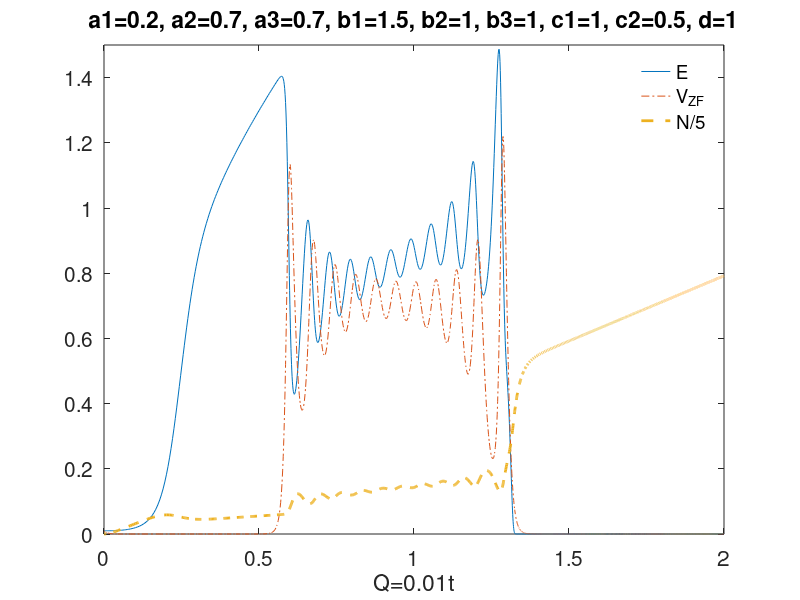

This figure's MATLAB source:
% Hua-sheng XIE, IFTS-ZJU, huashengxie@gmail.com, 2013-10-17 19:48
% Solve the L-H equation in Kim & Diamond, 2003, PRL
function Kim03
    close all; clear; clc;
    global a1 a2 a3 b1 b2 b3 c1 c2 d;
    a1=0.2; a2=0.7; a3=0.7; b1=1.5; b2=1; b3=1; c1=1; c2=0.5; d=1;
    options = odeset('RelTol',1e-5,'AbsTol',[1e-4 1e-4 1e-5]);
    [t,y] = ode45(@rhs,[0 200],[0.01 0.01 0],options);
    E=y(:,1); Vzf=y(:,2); N=y(:,3); Q=0.01*t;
    
    figure('unit','normalized','Position',[0.01 0.27 0.45 0.5],...
        'DefaultAxesFontSize',15);
    plot(Q,E,'-',Q,Vzf,'-.',Q,N/5,'--','LineWidth',2);
    legend('E','V_{ZF}','N/5');legend('boxoff');
    xlabel('Q=0.01t');
    ylim([0,1.5]);
    str=['a1=',num2str(a1),', a2=',num2str(a2),', a3=',num2str(a3),...
        ', b1=',num2str(b1),', b2=',num2str(b2),', b3=',num2str(b3),...
        ', c1=',num2str(c1),', c2=',num2str(c2),', d=',num2str(d)];
    title(str);
    print('-dpng',['Kim03_',str,'.png']);
    
end

function dy=rhs(t,y)
    dy=zeros(3,1);
    global a1 a2 a3 b1 b2 b3 c1 c2 d;
    E=y(1); Vzf=y(2); N=y(3); V=d*N^2; Q=0.01*t;
    dy(1)=E*N-a1*E^2-a2*V^2*E-a3*Vzf^2*E;
    dy(2)=b1*E*Vzf/(1+b2*V^2)-b3*Vzf;
    dy(3)=-c1*E*N-c2*N+Q;
end
